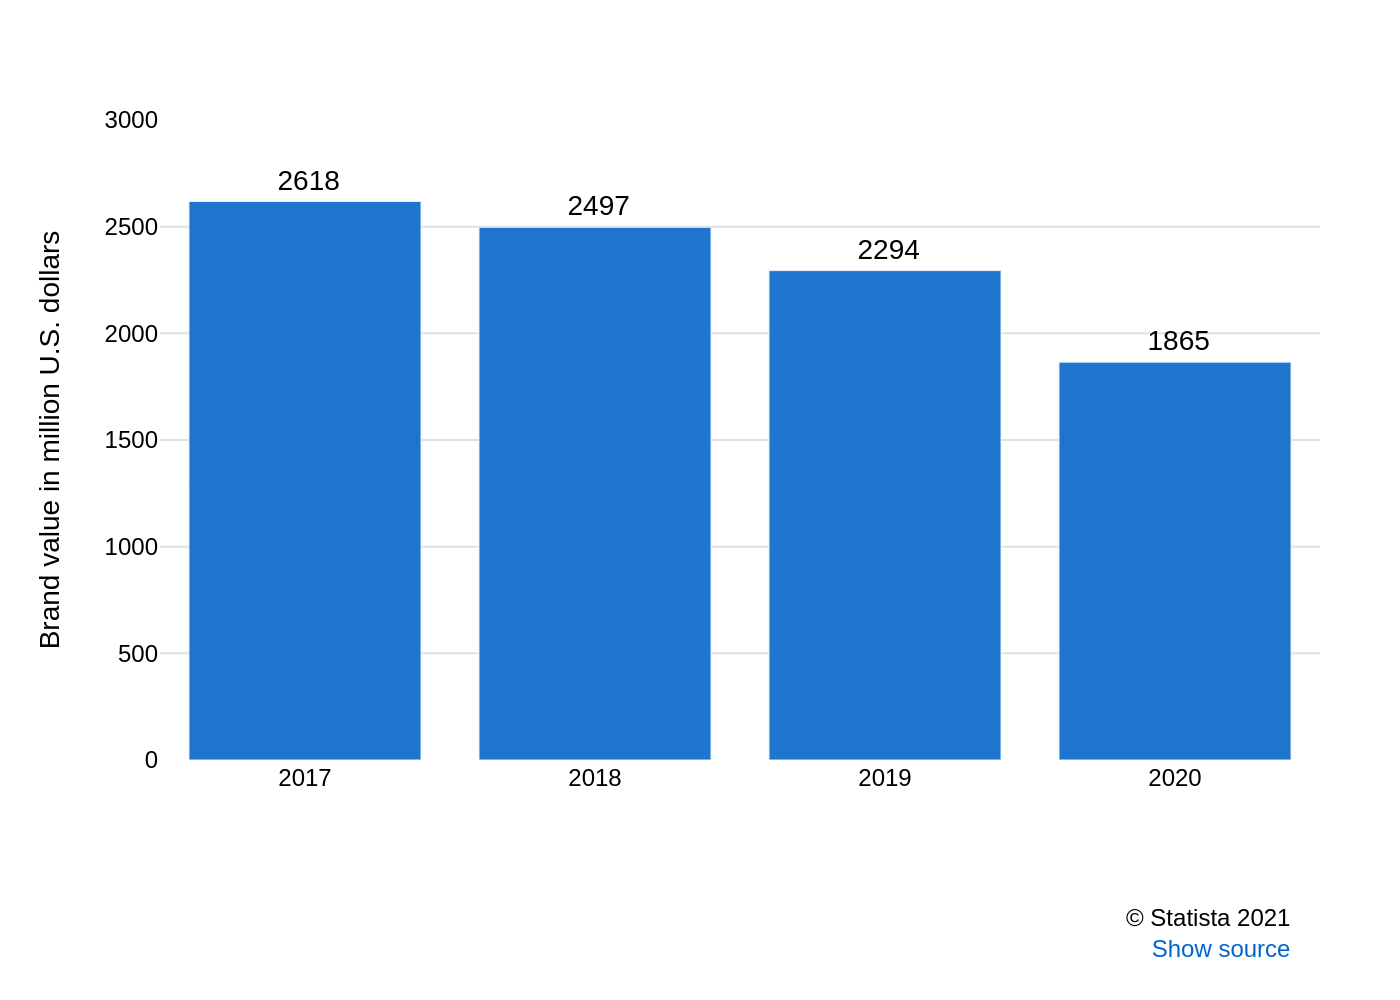

The Python source for this figure:
import sys
import json
import plotly.graph_objects as go

# Ensure a JSON file path is provided as a command-line argument
if len(sys.argv) != 2:
    print("Usage: python generate_chart.py <path_to_json_file>")
    sys.exit(1)

json_path = sys.argv[1]

# Read the JSON data from the specified file
try:
    with open(json_path, 'r', encoding='utf-8') as f:
        config = json.load(f)
except FileNotFoundError:
    print(f"Error: JSON file not found at {json_path}")
    sys.exit(1)

# Extract data and text from the JSON structure
chart_data = config.get('chart_data', [])
texts = config.get('texts', {})
colors = config.get('colors', [])

# Initialize the figure
fig = go.Figure()

# Add data series (bars) to the figure
for i, series in enumerate(chart_data):
    fig.add_trace(go.Bar(
        x=series.get('x'),
        y=series.get('y'),
        text=series.get('y'),
        texttemplate='%{text: }',  # Format numbers with space as thousands separator
        textposition='outside',
        marker_color=colors[i % len(colors)] if colors else None,
        cliponaxis=False  # Prevent text labels from being clipped by the plot area
    ))

# Combine source and note for the annotation, handling null values
source_note_parts = []
if texts.get('source'):
    source_note_parts.append(texts['source'])
# The note is styled to look like a link, as in the source image
if texts.get('note'):
    source_note_parts.append(f"<span style='color:#0066cc;'>{texts['note']}</span>")
source_note_html = "<br>".join(source_note_parts)

# Configure the layout of the chart
fig.update_layout(
    font=dict(family="Arial", size=12, color="#000000"),
    plot_bgcolor='white',
    showlegend=False,
    xaxis=dict(
        title_text=texts.get('x_axis_title'),
        showgrid=False,
        zeroline=True,
        zerolinecolor='#cccccc',
        zerolinewidth=1,
        tickfont=dict(size=12)
    ),
    yaxis=dict(
        title_text=texts.get('y_axis_title'),
        showgrid=True,
        gridcolor='#e0e0e0',
        range=[0, 3000],
        dtick=500,
        tickformat=' ',  # Use space as thousands separator for axis labels
        tickfont=dict(size=12)
    ),
    margin=dict(l=80, r=40, t=60, b=120),
    annotations=[
        dict(
            showarrow=False,
            text=source_note_html,
            xref="paper",
            yref="paper",
            x=0.98,
            y=-0.22,
            xanchor='right',
            yanchor='top',
            align='right'
        )
    ]
)

# Update trace properties globally
fig.update_traces(
    textfont=dict(
        family="Arial",
        size=14,
        color='black'
    )
)

# Derive the output filename from the input JSON file path
# e.g., "path/to/my_chart.json" -> "my_chart.png"
base_filename = json_path.split('/')[-1].split('.')[0]
output_filename = f"{base_filename}.png"

# Save the figure as a high-resolution PNG image
fig.write_image(output_filename, scale=2)

print(f"Chart successfully generated and saved to {output_filename}")
